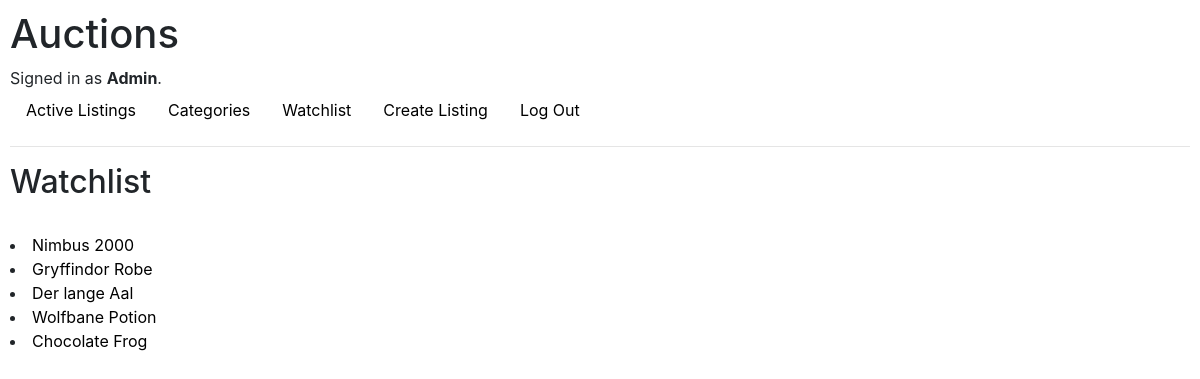
Before: /watchlist (signed in) with the older database file.
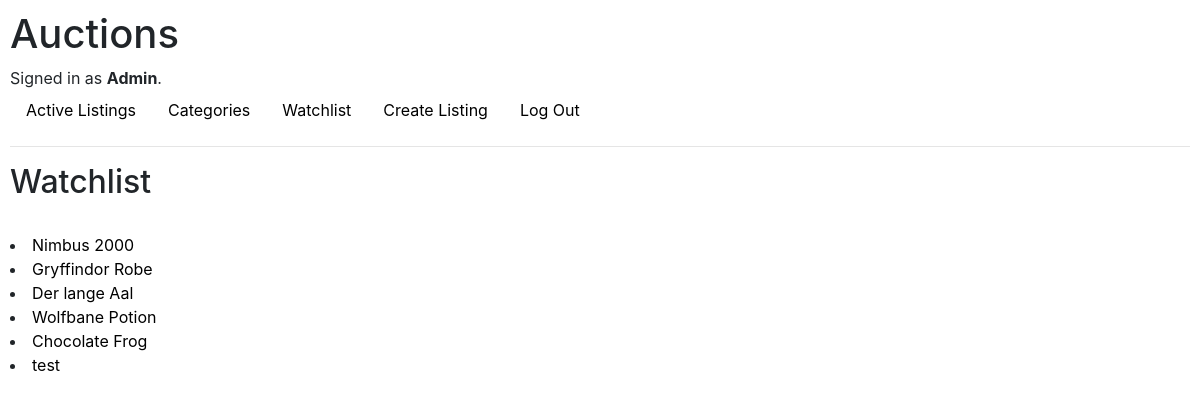
After: the same page with the newer database file.
### auctions/models.py (models this page shows, shortened)
class Listing(models.Model):
    owner = models.ForeignKey(User, on_delete=models.CASCADE, related_name="Listings")
    title = models.CharField(max_length=64)
    description = models.CharField(max_length=200)
    image = models.ImageField(upload_to="listing_images", blank=True)
    categories = models.ManyToManyField(Category, related_name="listings")
    starting_price = models.FloatField()
    watchlisted = models.ManyToManyField(User, related_name="watchlist", null=True, blank=True)
    creation_date_time = models.DateTimeField(auto_now_add=True)
    active = models.BooleanField()

### auctions/views.py (the view)
# urls.py: path("watchlist", views.watchlist, name="watchlist"),
@login_required(login_url="login")
def watchlist(request):
    noResults = False
    id = request.user.id
    listingObjects = Listing.objects.filter(active__exact = True).filter(watchlisted= id)
    listings = make_listing_touple(listingObjects)
    if len(listings) == 0:
        noResults = True
    return render(request, "auctions/watchlist.html", {
        "listings" : listings,
        "noResults" : noResults
    })

### auctions/views.py (called while the page is built)
def make_listing_touple(listingObjects):
    listings = []
    highestBid = None
    for listing in listingObjects:
        highestBid = get_highest_bid(listing)
        listings.append((listing, listing.title.replace(" ", "_"), highestBid))
        highestBid = None
    return listings

def get_highest_bid(listing):
    amount = listing.starting_price
    highestBid = None
    for bid in Bid.objects.filter(listing=listing.id):
            try:
                if bid.amount > amount:
                    amount = bid.amount
                    highestBid = bid
            except IndexError:
                pass
    return highestBid

### auctions/templates/auctions/watchlist.html (shortened to what this page needs)
{% extends "auctions/layout.html" %}
{% block body %}
    <h2>Watchlist</h2>
    <br/>
    {% for listing in listings %}
        <li><a href="{% url 'listing' listing.1 %}"> {{ listing.0.title }}</a></li>
    {% endfor %}
{% endblock %}

Changed rows visible on the page:
added Listing: title "test"
